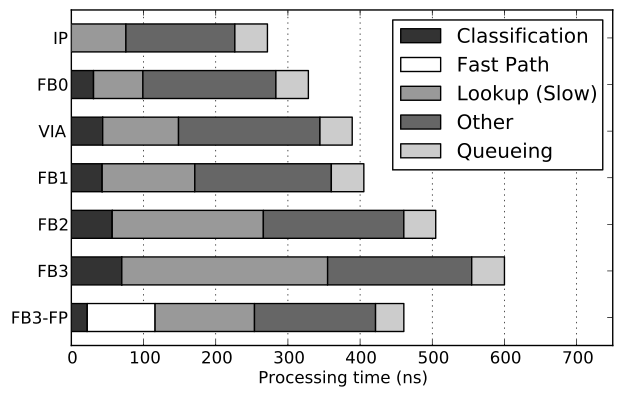

Here is the Python script that generated this plot:
#!/usr/bin/env python

from common import *
import plot_perf_breakdown
import re

##plot_perf_breakdown.plot('packet_forwarding_breakdown.pdf', ['IP', 'FB0', 'FB0-VIA', 'FB1', 'FB2', 'FB3', 'CID-REP'])
plot_perf_breakdown.plot('packet_forwarding_breakdown.pdf', ['IP', 'FB0', 'VIA', 'FB1', 'FB2', 'FB3', 'FB3-FP'])
#plot_perf_breakdown.plot('packet_forwarding_breakdown.pdf', ['FB0-INTRA-1', 'FB1-INTRA-1', 'FB2-INTRA-1', 'FB3-INTRA-1', 'FB0-INTRA-4', 'FB1-INTRA-4', 'FB2-INTRA-4', 'FB3-INTRA-4'])
